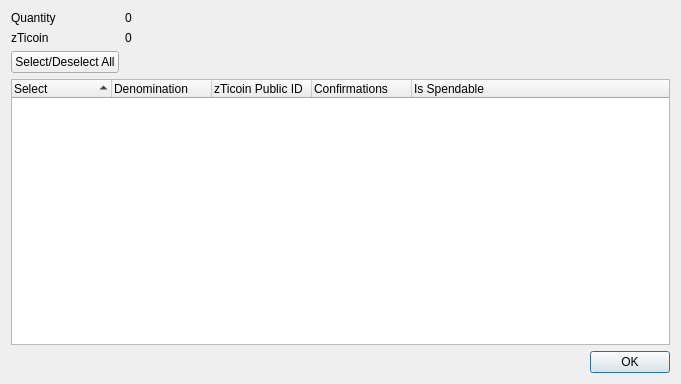
<?xml version="1.0" encoding="UTF-8"?>
<ui version="4.0">
 <class>ZTicoinControlDialog</class>
 <widget class="QDialog" name="ZTicoinControlDialog">
  <property name="geometry">
   <rect>
    <x>0</x>
    <y>0</y>
    <width>681</width>
    <height>384</height>
   </rect>
  </property>
  <property name="minimumSize">
   <size>
    <width>681</width>
    <height>384</height>
   </size>
  </property>
  <property name="windowTitle">
   <string>Select zTicoin to Spend</string>
  </property>
  <layout class="QGridLayout" name="gridLayout">
   <item row="0" column="0">
    <layout class="QFormLayout" name="formLayout">
     <property name="sizeConstraint">
      <enum>QLayout::SetDefaultConstraint</enum>
     </property>
     <item row="0" column="0">
      <widget class="QLabel" name="labelQuantity">
       <property name="text">
        <string>Quantity</string>
       </property>
      </widget>
     </item>
     <item row="0" column="1">
      <widget class="QLabel" name="labelQuantity_int">
       <property name="text">
        <string>0</string>
       </property>
      </widget>
     </item>
     <item row="1" column="0">
      <widget class="QLabel" name="labelZTicoin">
       <property name="text">
        <string>zTicoin</string>
       </property>
      </widget>
     </item>
     <item row="1" column="1">
      <widget class="QLabel" name="labelZTicoin_int">
       <property name="text">
        <string>0</string>
       </property>
      </widget>
     </item>
     <item row="2" column="0">
      <widget class="QPushButton" name="pushButtonAll">
       <property name="text">
        <string>Select/Deselect All</string>
       </property>
      </widget>
     </item>
    </layout>
   </item>
   <item row="1" column="0">
    <layout class="QVBoxLayout" name="verticalLayout">
     <item>
      <widget class="QTreeWidget" name="treeWidget">
       <property name="minimumSize">
        <size>
         <width>0</width>
         <height>250</height>
        </size>
       </property>
       <property name="alternatingRowColors">
        <bool>true</bool>
       </property>
       <property name="sortingEnabled">
        <bool>true</bool>
       </property>
       <property name="columnCount">
        <number>5</number>
       </property>
       <attribute name="headerDefaultSectionSize">
        <number>100</number>
       </attribute>
       <column>
        <property name="text">
         <string notr="true">Select</string>
        </property>
       </column>
       <column>
        <property name="text">
         <string notr="true">Denomination</string>
        </property>
       </column>
       <column>
        <property name="text">
         <string notr="true">zTicoin Public ID</string>
        </property>
       </column>
       <column>
        <property name="text">
         <string notr="true">Confirmations</string>
        </property>
       </column>
       <column>
        <property name="text">
         <string>Is Spendable</string>
        </property>
       </column>
      </widget>
     </item>
     <item>
      <widget class="QDialogButtonBox" name="buttonBox">
       <property name="orientation">
        <enum>Qt::Horizontal</enum>
       </property>
       <property name="standardButtons">
        <set>QDialogButtonBox::Ok</set>
       </property>
      </widget>
     </item>
    </layout>
   </item>
  </layout>
 </widget>
 <resources/>
 <connections>
  <connection>
   <sender>buttonBox</sender>
   <signal>accepted()</signal>
   <receiver>ZTicoinControlDialog</receiver>
   <slot>accept()</slot>
   <hints>
    <hint type="sourcelabel">
     <x>248</x>
     <y>254</y>
    </hint>
    <hint type="destinationlabel">
     <x>157</x>
     <y>274</y>
    </hint>
   </hints>
  </connection>
  <connection>
   <sender>buttonBox</sender>
   <signal>rejected()</signal>
   <receiver>ZTicoinControlDialog</receiver>
   <slot>reject()</slot>
   <hints>
    <hint type="sourcelabel">
     <x>316</x>
     <y>260</y>
    </hint>
    <hint type="destinationlabel">
     <x>286</x>
     <y>274</y>
    </hint>
   </hints>
  </connection>
 </connections>
</ui>
